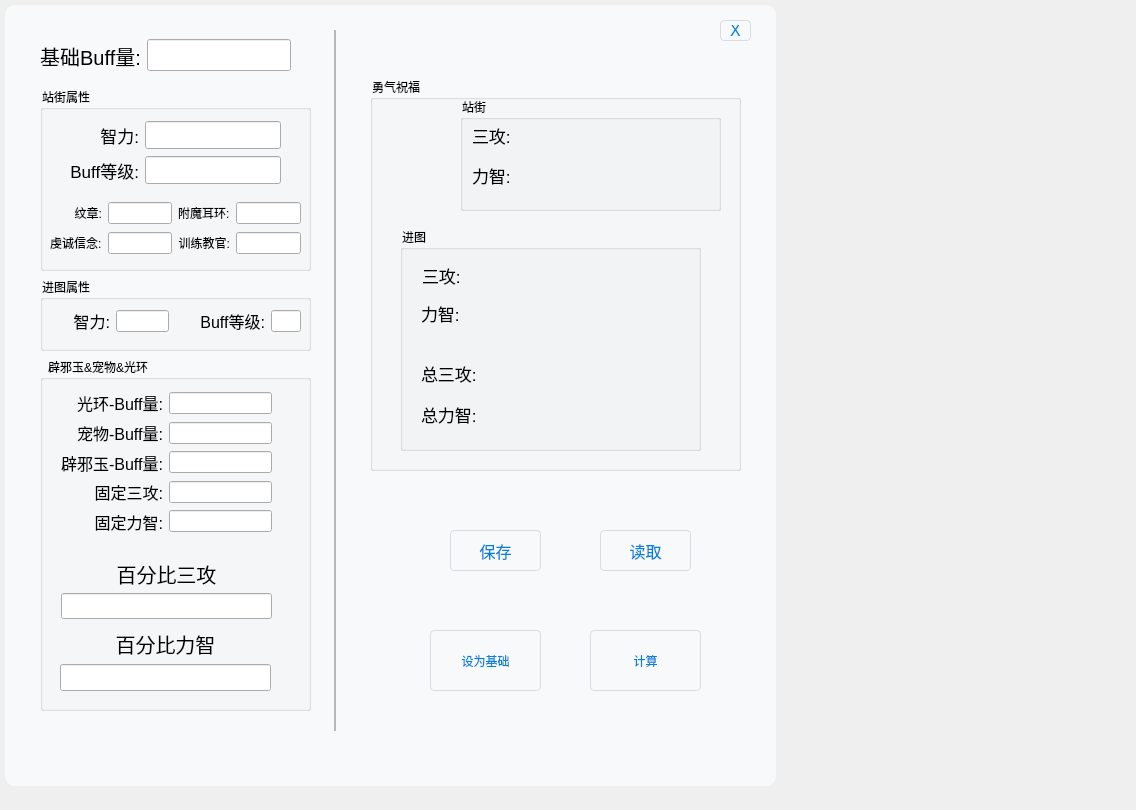
<?xml version="1.0" encoding="UTF-8"?>
<ui version="4.0">
 <class>Form</class>
 <widget class="QWidget" name="Form">
  <property name="geometry">
   <rect>
    <x>0</x>
    <y>0</y>
    <width>1136</width>
    <height>810</height>
   </rect>
  </property>
  <property name="windowTitle">
   <string>Form</string>
  </property>
  <widget class="QWidget" name="widget_1" native="true">
   <property name="geometry">
    <rect>
     <x>0</x>
     <y>0</y>
     <width>781</width>
     <height>791</height>
    </rect>
   </property>
   <property name="styleSheet">
    <string notr="true">
QWidget#widget_1{
background-color:#f8f9fa;
border-radius:10px;
border: 5px, white;
margin: 5px;
}
QPushButton {
    color: #0081db;
    border: 1px solid #dadce0;
    padding: 4px 8px;
    border-radius: 4px;
}
QPushButton:!window {
    background: transparent;
}
QPushButton:flat,
QPushButton:default {
    border: none;
    padding: 5px 9px;
}
QPushButton:default {
    color: #f8f9fa;
    background: #0081db;
}
QPushButton:hover,
QPushButton:flat:hover {
    background: rgba(181.000, 202.000, 244.000, 0.333);
}
QPushButton:pressed,
QPushButton:flat:pressed,
QPushButton:checked:pressed,
QPushButton:flat:checked:pressed {
    background: rgba(181.000, 202.000, 244.000, 0.933);
}
QPushButton:checked,
QPushButton:flat:checked {
    background: rgba(181.000, 202.000, 244.000, 0.733);
}
QPushButton:default:hover {
    background: #3781ea;
}
QPushButton:default:pressed {
    background: #6ca1f0;
}
QPushButton:default:disabled {
    background: #dadce0;
}
QRadioButton {
    spacing: 8px;
}
QGroupBox::title,
QAbstractItemView::item {
    spacing: 6px;
}
QCheckBox::indicator,
QGroupBox::indicator,
QAbstractItemView::indicator,
QRadioButton::indicator {
    height: 18px;
    width: 18px;
}
QCheckBox::indicator,
QGroupBox::indicator,
QCheckBox::indicator:unchecked:disabled,
QGroupBox::indicator:unchecked:disabled,
QCheckBox::indicator:checked,
QGroupBox::indicator:checked,
QCheckBox::indicator:checked:disabled,
QGroupBox::indicator:checked:disabled,
QCheckBox::indicator:indeterminate,
QCheckBox::indicator:indeterminate:disabled,
QLineEdit{
    border:0px;    
		
    border-bottom: 1px solid #B3B3B3; 	
	background-color:#f8f9fa;
	border-color:rgb(190, 190, 195)
    }
QLineEdit:hover{
    border-bottom: 3px solid #66A3FF;
    }

QLineEdit:focus{
    border-bottom: 3px solid rgb(76, 255, 180);
    }



</string>
   </property>
   <widget class="QPushButton" name="button_count">
    <property name="geometry">
     <rect>
      <x>590</x>
      <y>630</y>
      <width>111</width>
      <height>61</height>
     </rect>
    </property>
    <property name="text">
     <string>计算</string>
    </property>
   </widget>
   <widget class="QGroupBox" name="groupBox_7">
    <property name="geometry">
     <rect>
      <x>370</x>
      <y>80</y>
      <width>371</width>
      <height>391</height>
     </rect>
    </property>
    <property name="title">
     <string>勇气祝福</string>
    </property>
    <widget class="QGroupBox" name="groupBox">
     <property name="geometry">
      <rect>
       <x>30</x>
       <y>150</y>
       <width>301</width>
       <height>221</height>
      </rect>
     </property>
     <property name="title">
      <string>进图</string>
     </property>
     <widget class="QWidget" name="layoutWidget">
      <property name="geometry">
       <rect>
        <x>22</x>
        <y>32</y>
        <width>251</width>
        <height>27</height>
       </rect>
      </property>
      <layout class="QHBoxLayout" name="horizontalLayout_3">
       <item>
        <widget class="QLabel" name="label_23">
         <property name="font">
          <font>
           <pointsize>13</pointsize>
          </font>
         </property>
         <property name="text">
          <string>三攻:</string>
         </property>
        </widget>
       </item>
       <item>
        <widget class="QLabel" name="sg_jt">
         <property name="font">
          <font>
           <pointsize>13</pointsize>
          </font>
         </property>
         <property name="text">
          <string/>
         </property>
         <property name="alignment">
          <set>Qt::AlignCenter</set>
         </property>
        </widget>
       </item>
       <item>
        <widget class="QLabel" name="sg_jt_cj">
         <property name="minimumSize">
          <size>
           <width>0</width>
           <height>0</height>
          </size>
         </property>
         <property name="maximumSize">
          <size>
           <width>9999</width>
           <height>20</height>
          </size>
         </property>
         <property name="font">
          <font>
           <pointsize>11</pointsize>
          </font>
         </property>
         <property name="text">
          <string/>
         </property>
         <property name="alignment">
          <set>Qt::AlignLeading|Qt::AlignLeft|Qt::AlignVCenter</set>
         </property>
        </widget>
       </item>
       <item>
        <spacer name="horizontalSpacer_3">
         <property name="orientation">
          <enum>Qt::Horizontal</enum>
         </property>
         <property name="sizeHint" stdset="0">
          <size>
           <width>40</width>
           <height>20</height>
          </size>
         </property>
        </spacer>
       </item>
      </layout>
     </widget>
     <widget class="QWidget" name="layoutWidget_2">
      <property name="geometry">
       <rect>
        <x>21</x>
        <y>70</y>
        <width>251</width>
        <height>27</height>
       </rect>
      </property>
      <layout class="QHBoxLayout" name="horizontalLayout_4">
       <item>
        <widget class="QLabel" name="label_22">
         <property name="font">
          <font>
           <pointsize>13</pointsize>
          </font>
         </property>
         <property name="text">
          <string>力智:</string>
         </property>
        </widget>
       </item>
       <item>
        <widget class="QLabel" name="lz_jt">
         <property name="font">
          <font>
           <pointsize>13</pointsize>
          </font>
         </property>
         <property name="text">
          <string/>
         </property>
         <property name="alignment">
          <set>Qt::AlignCenter</set>
         </property>
        </widget>
       </item>
       <item>
        <widget class="QLabel" name="lz_jt_cj">
         <property name="minimumSize">
          <size>
           <width>0</width>
           <height>0</height>
          </size>
         </property>
         <property name="maximumSize">
          <size>
           <width>99999</width>
           <height>20</height>
          </size>
         </property>
         <property name="font">
          <font>
           <pointsize>11</pointsize>
          </font>
         </property>
         <property name="text">
          <string/>
         </property>
         <property name="alignment">
          <set>Qt::AlignLeading|Qt::AlignLeft|Qt::AlignVCenter</set>
         </property>
        </widget>
       </item>
       <item>
        <spacer name="horizontalSpacer_4">
         <property name="orientation">
          <enum>Qt::Horizontal</enum>
         </property>
         <property name="sizeHint" stdset="0">
          <size>
           <width>40</width>
           <height>20</height>
          </size>
         </property>
        </spacer>
       </item>
      </layout>
     </widget>
     <widget class="QWidget" name="layoutWidget_3">
      <property name="geometry">
       <rect>
        <x>21</x>
        <y>130</y>
        <width>261</width>
        <height>27</height>
       </rect>
      </property>
      <layout class="QHBoxLayout" name="horizontalLayout_5">
       <item>
        <widget class="QLabel" name="label_24">
         <property name="font">
          <font>
           <pointsize>13</pointsize>
          </font>
         </property>
         <property name="text">
          <string>总三攻:</string>
         </property>
        </widget>
       </item>
       <item>
        <widget class="QLabel" name="zsg">
         <property name="font">
          <font>
           <pointsize>13</pointsize>
          </font>
         </property>
         <property name="text">
          <string/>
         </property>
         <property name="alignment">
          <set>Qt::AlignCenter</set>
         </property>
        </widget>
       </item>
       <item>
        <widget class="QLabel" name="zsg_cj">
         <property name="minimumSize">
          <size>
           <width>0</width>
           <height>0</height>
          </size>
         </property>
         <property name="maximumSize">
          <size>
           <width>9999</width>
           <height>20</height>
          </size>
         </property>
         <property name="font">
          <font>
           <pointsize>11</pointsize>
          </font>
         </property>
         <property name="text">
          <string/>
         </property>
         <property name="alignment">
          <set>Qt::AlignLeading|Qt::AlignLeft|Qt::AlignVCenter</set>
         </property>
        </widget>
       </item>
       <item>
        <spacer name="horizontalSpacer_5">
         <property name="orientation">
          <enum>Qt::Horizontal</enum>
         </property>
         <property name="sizeHint" stdset="0">
          <size>
           <width>40</width>
           <height>20</height>
          </size>
         </property>
        </spacer>
       </item>
      </layout>
     </widget>
     <widget class="QWidget" name="layoutWidget_4">
      <property name="geometry">
       <rect>
        <x>21</x>
        <y>171</y>
        <width>261</width>
        <height>27</height>
       </rect>
      </property>
      <layout class="QHBoxLayout" name="horizontalLayout_6">
       <item>
        <widget class="QLabel" name="label_25">
         <property name="font">
          <font>
           <pointsize>13</pointsize>
          </font>
         </property>
         <property name="text">
          <string>总力智:</string>
         </property>
        </widget>
       </item>
       <item>
        <widget class="QLabel" name="zlz">
         <property name="font">
          <font>
           <pointsize>13</pointsize>
          </font>
         </property>
         <property name="text">
          <string/>
         </property>
         <property name="alignment">
          <set>Qt::AlignCenter</set>
         </property>
        </widget>
       </item>
       <item>
        <widget class="QLabel" name="zlz_cj">
         <property name="minimumSize">
          <size>
           <width>0</width>
           <height>0</height>
          </size>
         </property>
         <property name="maximumSize">
          <size>
           <width>9999</width>
           <height>20</height>
          </size>
         </property>
         <property name="font">
          <font>
           <pointsize>11</pointsize>
          </font>
         </property>
         <property name="text">
          <string/>
         </property>
         <property name="alignment">
          <set>Qt::AlignLeading|Qt::AlignLeft|Qt::AlignVCenter</set>
         </property>
        </widget>
       </item>
       <item>
        <spacer name="horizontalSpacer_6">
         <property name="orientation">
          <enum>Qt::Horizontal</enum>
         </property>
         <property name="sizeHint" stdset="0">
          <size>
           <width>40</width>
           <height>20</height>
          </size>
         </property>
        </spacer>
       </item>
      </layout>
     </widget>
    </widget>
    <widget class="QGroupBox" name="groupBox_2">
     <property name="geometry">
      <rect>
       <x>90</x>
       <y>20</y>
       <width>261</width>
       <height>111</height>
      </rect>
     </property>
     <property name="title">
      <string>站街</string>
     </property>
     <widget class="QWidget" name="layoutWidget_5">
      <property name="geometry">
       <rect>
        <x>12</x>
        <y>22</y>
        <width>231</width>
        <height>27</height>
       </rect>
      </property>
      <layout class="QHBoxLayout" name="horizontalLayout">
       <item>
        <widget class="QLabel" name="label_19">
         <property name="maximumSize">
          <size>
           <width>50</width>
           <height>40</height>
          </size>
         </property>
         <property name="font">
          <font>
           <pointsize>13</pointsize>
          </font>
         </property>
         <property name="text">
          <string>三攻:</string>
         </property>
        </widget>
       </item>
       <item>
        <widget class="QLabel" name="sg_zj">
         <property name="font">
          <font>
           <pointsize>13</pointsize>
          </font>
         </property>
         <property name="text">
          <string/>
         </property>
         <property name="alignment">
          <set>Qt::AlignLeading|Qt::AlignLeft|Qt::AlignVCenter</set>
         </property>
        </widget>
       </item>
       <item>
        <widget class="QLabel" name="sg_zj_cj">
         <property name="minimumSize">
          <size>
           <width>0</width>
           <height>0</height>
          </size>
         </property>
         <property name="maximumSize">
          <size>
           <width>999</width>
           <height>21</height>
          </size>
         </property>
         <property name="font">
          <font>
           <pointsize>11</pointsize>
          </font>
         </property>
         <property name="text">
          <string/>
         </property>
         <property name="alignment">
          <set>Qt::AlignLeading|Qt::AlignLeft|Qt::AlignVCenter</set>
         </property>
        </widget>
       </item>
       <item>
        <spacer name="horizontalSpacer">
         <property name="orientation">
          <enum>Qt::Horizontal</enum>
         </property>
         <property name="sizeHint" stdset="0">
          <size>
           <width>40</width>
           <height>20</height>
          </size>
         </property>
        </spacer>
       </item>
      </layout>
     </widget>
     <widget class="QWidget" name="layoutWidget_6">
      <property name="geometry">
       <rect>
        <x>12</x>
        <y>62</y>
        <width>233</width>
        <height>27</height>
       </rect>
      </property>
      <layout class="QHBoxLayout" name="horizontalLayout_2">
       <item>
        <widget class="QLabel" name="label_8">
         <property name="maximumSize">
          <size>
           <width>50</width>
           <height>16777215</height>
          </size>
         </property>
         <property name="font">
          <font>
           <pointsize>13</pointsize>
          </font>
         </property>
         <property name="text">
          <string>力智:</string>
         </property>
        </widget>
       </item>
       <item>
        <widget class="QLabel" name="lz_zj">
         <property name="font">
          <font>
           <pointsize>13</pointsize>
          </font>
         </property>
         <property name="text">
          <string/>
         </property>
         <property name="alignment">
          <set>Qt::AlignCenter</set>
         </property>
        </widget>
       </item>
       <item>
        <widget class="QLabel" name="lz_zj_cj">
         <property name="minimumSize">
          <size>
           <width>0</width>
           <height>0</height>
          </size>
         </property>
         <property name="maximumSize">
          <size>
           <width>999</width>
           <height>20</height>
          </size>
         </property>
         <property name="font">
          <font>
           <pointsize>11</pointsize>
          </font>
         </property>
         <property name="text">
          <string/>
         </property>
         <property name="textFormat">
          <enum>Qt::AutoText</enum>
         </property>
         <property name="alignment">
          <set>Qt::AlignLeading|Qt::AlignLeft|Qt::AlignVCenter</set>
         </property>
         <property name="openExternalLinks">
          <bool>false</bool>
         </property>
        </widget>
       </item>
       <item>
        <spacer name="horizontalSpacer_2">
         <property name="orientation">
          <enum>Qt::Horizontal</enum>
         </property>
         <property name="sizeHint" stdset="0">
          <size>
           <width>40</width>
           <height>20</height>
          </size>
         </property>
        </spacer>
       </item>
      </layout>
     </widget>
    </widget>
    <widget class="QLabel" name="label_6">
     <property name="geometry">
      <rect>
       <x>20</x>
       <y>50</y>
       <width>61</width>
       <height>61</height>
      </rect>
     </property>
     <property name="text">
      <string/>
     </property>
     <property name="pixmap">
      <pixmap resource="images.qrc">:/png/84.PNG</pixmap>
     </property>
     <property name="scaledContents">
      <bool>true</bool>
     </property>
    </widget>
   </widget>
   <widget class="QPushButton" name="button_jc">
    <property name="geometry">
     <rect>
      <x>430</x>
      <y>630</y>
      <width>111</width>
      <height>61</height>
     </rect>
    </property>
    <property name="text">
     <string>设为基础</string>
    </property>
   </widget>
   <widget class="Line" name="line">
    <property name="geometry">
     <rect>
      <x>320</x>
      <y>30</y>
      <width>31</width>
      <height>701</height>
     </rect>
    </property>
    <property name="lineWidth">
     <number>0</number>
    </property>
    <property name="midLineWidth">
     <number>2</number>
    </property>
    <property name="orientation">
     <enum>Qt::Vertical</enum>
    </property>
   </widget>
   <widget class="QGroupBox" name="groupBox_6">
    <property name="geometry">
     <rect>
      <x>40</x>
      <y>280</y>
      <width>271</width>
      <height>71</height>
     </rect>
    </property>
    <property name="title">
     <string>进图属性</string>
    </property>
    <widget class="QWidget" name="layoutWidget">
     <property name="geometry">
      <rect>
       <x>20</x>
       <y>20</y>
       <width>241</width>
       <height>42</height>
      </rect>
     </property>
     <layout class="QHBoxLayout" name="horizontalLayout_8">
      <item>
       <widget class="QLabel" name="label_17">
        <property name="minimumSize">
         <size>
          <width>50</width>
          <height>40</height>
         </size>
        </property>
        <property name="maximumSize">
         <size>
          <width>50</width>
          <height>40</height>
         </size>
        </property>
        <property name="font">
         <font>
          <pointsize>12</pointsize>
         </font>
        </property>
        <property name="text">
         <string>智力:</string>
        </property>
        <property name="alignment">
         <set>Qt::AlignRight|Qt::AlignTrailing|Qt::AlignVCenter</set>
        </property>
       </widget>
      </item>
      <item>
       <widget class="QLineEdit" name="jt_zhili"/>
      </item>
      <item>
       <widget class="QLabel" name="label_33">
        <property name="minimumSize">
         <size>
          <width>90</width>
          <height>40</height>
         </size>
        </property>
        <property name="maximumSize">
         <size>
          <width>90</width>
          <height>40</height>
         </size>
        </property>
        <property name="font">
         <font>
          <pointsize>12</pointsize>
         </font>
        </property>
        <property name="text">
         <string>Buff等级:</string>
        </property>
        <property name="alignment">
         <set>Qt::AlignRight|Qt::AlignTrailing|Qt::AlignVCenter</set>
        </property>
       </widget>
      </item>
      <item>
       <widget class="QLineEdit" name="jt_lv">
        <property name="minimumSize">
         <size>
          <width>30</width>
          <height>0</height>
         </size>
        </property>
        <property name="maximumSize">
         <size>
          <width>30</width>
          <height>16777215</height>
         </size>
        </property>
       </widget>
      </item>
     </layout>
    </widget>
   </widget>
   <widget class="QGroupBox" name="groupBox_5">
    <property name="geometry">
     <rect>
      <x>40</x>
      <y>90</y>
      <width>271</width>
      <height>181</height>
     </rect>
    </property>
    <property name="title">
     <string>站街属性</string>
    </property>
    <widget class="QWidget" name="layoutWidget">
     <property name="geometry">
      <rect>
       <x>30</x>
       <y>30</y>
       <width>211</width>
       <height>65</height>
      </rect>
     </property>
     <layout class="QGridLayout" name="gridLayout_4">
      <item row="0" column="0">
       <widget class="QLabel" name="label_3">
        <property name="font">
         <font>
          <pointsize>13</pointsize>
         </font>
        </property>
        <property name="text">
         <string>智力:</string>
        </property>
        <property name="alignment">
         <set>Qt::AlignRight|Qt::AlignTrailing|Qt::AlignVCenter</set>
        </property>
       </widget>
      </item>
      <item row="0" column="1">
       <widget class="QLineEdit" name="zj_zhili">
        <property name="font">
         <font>
          <pointsize>13</pointsize>
         </font>
        </property>
        <property name="inputMask">
         <string/>
        </property>
        <property name="alignment">
         <set>Qt::AlignCenter</set>
        </property>
       </widget>
      </item>
      <item row="1" column="0">
       <widget class="QLabel" name="label_5">
        <property name="font">
         <font>
          <pointsize>13</pointsize>
         </font>
        </property>
        <property name="text">
         <string>Buff等级:</string>
        </property>
        <property name="textFormat">
         <enum>Qt::AutoText</enum>
        </property>
        <property name="scaledContents">
         <bool>true</bool>
        </property>
        <property name="alignment">
         <set>Qt::AlignRight|Qt::AlignTrailing|Qt::AlignVCenter</set>
        </property>
       </widget>
      </item>
      <item row="1" column="1">
       <widget class="QLineEdit" name="zl_lv">
        <property name="font">
         <font>
          <pointsize>13</pointsize>
         </font>
        </property>
        <property name="alignment">
         <set>Qt::AlignCenter</set>
        </property>
       </widget>
      </item>
     </layout>
    </widget>
    <widget class="QWidget" name="layoutWidget">
     <property name="geometry">
      <rect>
       <x>10</x>
       <y>110</y>
       <width>251</width>
       <height>57</height>
      </rect>
     </property>
     <layout class="QGridLayout" name="gridLayout">
      <item row="0" column="0">
       <widget class="QLabel" name="label_9">
        <property name="text">
         <string>纹章:</string>
        </property>
        <property name="alignment">
         <set>Qt::AlignRight|Qt::AlignTrailing|Qt::AlignVCenter</set>
        </property>
       </widget>
      </item>
      <item row="0" column="1">
       <widget class="QLineEdit" name="zj_xz">
        <property name="text">
         <string/>
        </property>
       </widget>
      </item>
      <item row="0" column="2">
       <widget class="QLabel" name="label_2">
        <property name="text">
         <string>附魔耳环:</string>
        </property>
       </widget>
      </item>
      <item row="0" column="3">
       <widget class="QLineEdit" name="zj_eh">
        <property name="text">
         <string/>
        </property>
       </widget>
      </item>
      <item row="1" column="0">
       <widget class="QLabel" name="label_7">
        <property name="text">
         <string>虔诚信念:</string>
        </property>
       </widget>
      </item>
      <item row="1" column="1">
       <widget class="QLineEdit" name="zj_bd">
        <property name="text">
         <string/>
        </property>
       </widget>
      </item>
      <item row="1" column="2">
       <widget class="QLabel" name="label_4">
        <property name="text">
         <string>训练教官:</string>
        </property>
        <property name="alignment">
         <set>Qt::AlignRight|Qt::AlignTrailing|Qt::AlignVCenter</set>
        </property>
       </widget>
      </item>
      <item row="1" column="3">
       <widget class="QLineEdit" name="zj_gh">
        <property name="text">
         <string/>
        </property>
       </widget>
      </item>
     </layout>
    </widget>
   </widget>
   <widget class="QGroupBox" name="groupBox_4">
    <property name="geometry">
     <rect>
      <x>40</x>
      <y>360</y>
      <width>271</width>
      <height>351</height>
     </rect>
    </property>
    <property name="title">
     <string>辟邪玉&amp;&amp;宠物&amp;&amp;光环</string>
    </property>
    <widget class="QWidget" name="layoutWidget_7">
     <property name="geometry">
      <rect>
       <x>21</x>
       <y>201</y>
       <width>211</width>
       <height>58</height>
      </rect>
     </property>
     <layout class="QVBoxLayout" name="verticalLayout">
      <item>
       <widget class="QLabel" name="label_14">
        <property name="font">
         <font>
          <pointsize>15</pointsize>
         </font>
        </property>
        <property name="text">
         <string>百分比三攻</string>
        </property>
        <property name="alignment">
         <set>Qt::AlignCenter</set>
        </property>
       </widget>
      </item>
      <item>
       <widget class="QLineEdit" name="sg_bfb">
        <property name="font">
         <font>
          <pointsize>12</pointsize>
          <underline>false</underline>
         </font>
        </property>
        <property name="alignment">
         <set>Qt::AlignCenter</set>
        </property>
       </widget>
      </item>
     </layout>
    </widget>
    <widget class="QWidget" name="layoutWidget_10">
     <property name="geometry">
      <rect>
       <x>20</x>
       <y>270</y>
       <width>211</width>
       <height>61</height>
      </rect>
     </property>
     <layout class="QVBoxLayout" name="verticalLayout_2">
      <item>
       <widget class="QLabel" name="label_20">
        <property name="font">
         <font>
          <pointsize>15</pointsize>
         </font>
        </property>
        <property name="text">
         <string>百分比力智</string>
        </property>
        <property name="alignment">
         <set>Qt::AlignCenter</set>
        </property>
       </widget>
      </item>
      <item>
       <widget class="QLineEdit" name="lz_bfb">
        <property name="font">
         <font>
          <pointsize>12</pointsize>
         </font>
        </property>
        <property name="alignment">
         <set>Qt::AlignCenter</set>
        </property>
       </widget>
      </item>
     </layout>
    </widget>
    <widget class="QWidget" name="layoutWidget">
     <property name="geometry">
      <rect>
       <x>21</x>
       <y>31</y>
       <width>211</width>
       <height>142</height>
      </rect>
     </property>
     <layout class="QGridLayout" name="gridLayout_2">
      <item row="0" column="0">
       <widget class="QLabel" name="label_16">
        <property name="font">
         <font>
          <pointsize>12</pointsize>
         </font>
        </property>
        <property name="text">
         <string>光环-Buff量:</string>
        </property>
        <property name="alignment">
         <set>Qt::AlignRight|Qt::AlignTrailing|Qt::AlignVCenter</set>
        </property>
       </widget>
      </item>
      <item row="0" column="1">
       <widget class="QLineEdit" name="buff_gh">
        <property name="alignment">
         <set>Qt::AlignCenter</set>
        </property>
       </widget>
      </item>
      <item row="1" column="0">
       <widget class="QLabel" name="label">
        <property name="font">
         <font>
          <pointsize>12</pointsize>
         </font>
        </property>
        <property name="text">
         <string>宠物-Buff量:</string>
        </property>
        <property name="alignment">
         <set>Qt::AlignRight|Qt::AlignTrailing|Qt::AlignVCenter</set>
        </property>
       </widget>
      </item>
      <item row="1" column="1">
       <widget class="QLineEdit" name="buff_cw">
        <property name="alignment">
         <set>Qt::AlignCenter</set>
        </property>
       </widget>
      </item>
      <item row="2" column="0">
       <widget class="QLabel" name="label_12">
        <property name="font">
         <font>
          <pointsize>12</pointsize>
         </font>
        </property>
        <property name="text">
         <string>辟邪玉-Buff量:</string>
        </property>
        <property name="alignment">
         <set>Qt::AlignRight|Qt::AlignTrailing|Qt::AlignVCenter</set>
        </property>
       </widget>
      </item>
      <item row="2" column="1">
       <widget class="QLineEdit" name="buff_bxy">
        <property name="alignment">
         <set>Qt::AlignCenter</set>
        </property>
       </widget>
      </item>
      <item row="3" column="0">
       <widget class="QLabel" name="label_10">
        <property name="font">
         <font>
          <pointsize>12</pointsize>
         </font>
        </property>
        <property name="text">
         <string>固定三攻:</string>
        </property>
        <property name="alignment">
         <set>Qt::AlignRight|Qt::AlignTrailing|Qt::AlignVCenter</set>
        </property>
       </widget>
      </item>
      <item row="3" column="1">
       <widget class="QLineEdit" name="sg_guding">
        <property name="alignment">
         <set>Qt::AlignCenter</set>
        </property>
       </widget>
      </item>
      <item row="4" column="0">
       <widget class="QLabel" name="label_18">
        <property name="font">
         <font>
          <pointsize>12</pointsize>
         </font>
        </property>
        <property name="text">
         <string>固定力智:</string>
        </property>
        <property name="alignment">
         <set>Qt::AlignRight|Qt::AlignTrailing|Qt::AlignVCenter</set>
        </property>
       </widget>
      </item>
      <item row="4" column="1">
       <widget class="QLineEdit" name="lz_guding">
        <property name="alignment">
         <set>Qt::AlignCenter</set>
        </property>
       </widget>
      </item>
     </layout>
    </widget>
   </widget>
   <widget class="QWidget" name="layoutWidget_11">
    <property name="geometry">
     <rect>
      <x>40</x>
      <y>30</y>
      <width>251</width>
      <height>51</height>
     </rect>
    </property>
    <layout class="QHBoxLayout" name="horizontalLayout_7">
     <item>
      <widget class="QLabel" name="label_31">
       <property name="font">
        <font>
         <family>Arial</family>
         <pointsize>15</pointsize>
        </font>
       </property>
       <property name="text">
        <string>基础Buff量:</string>
       </property>
       <property name="alignment">
        <set>Qt::AlignCenter</set>
       </property>
      </widget>
     </item>
     <item>
      <widget class="QLineEdit" name="buff_liang">
       <property name="font">
        <font>
         <pointsize>15</pointsize>
        </font>
       </property>
       <property name="inputMask">
        <string notr="true"/>
       </property>
       <property name="text">
        <string/>
       </property>
       <property name="alignment">
        <set>Qt::AlignCenter</set>
       </property>
      </widget>
     </item>
    </layout>
   </widget>
   <widget class="QPushButton" name="button_close">
    <property name="geometry">
     <rect>
      <x>720</x>
      <y>20</y>
      <width>31</width>
      <height>21</height>
     </rect>
    </property>
    <property name="font">
     <font>
      <family>Arial</family>
      <pointsize>12</pointsize>
     </font>
    </property>
    <property name="styleSheet">
     <string notr="true"/>
    </property>
    <property name="text">
     <string>X</string>
    </property>
   </widget>
   <widget class="QPushButton" name="button_save">
    <property name="geometry">
     <rect>
      <x>450</x>
      <y>530</y>
      <width>91</width>
      <height>41</height>
     </rect>
    </property>
    <property name="font">
     <font>
      <pointsize>12</pointsize>
     </font>
    </property>
    <property name="text">
     <string>保存</string>
    </property>
   </widget>
   <widget class="QPushButton" name="button_load">
    <property name="geometry">
     <rect>
      <x>600</x>
      <y>530</y>
      <width>91</width>
      <height>41</height>
     </rect>
    </property>
    <property name="font">
     <font>
      <pointsize>12</pointsize>
      <weight>50</weight>
      <bold>false</bold>
     </font>
    </property>
    <property name="text">
     <string>读取</string>
    </property>
   </widget>
   <widget class="QLabel" name="tips">
    <property name="geometry">
     <rect>
      <x>20</x>
      <y>700</y>
      <width>141</width>
      <height>31</height>
     </rect>
    </property>
    <property name="font">
     <font>
      <pointsize>12</pointsize>
     </font>
    </property>
    <property name="text">
     <string/>
    </property>
    <property name="alignment">
     <set>Qt::AlignLeading|Qt::AlignLeft|Qt::AlignVCenter</set>
    </property>
   </widget>
  </widget>
 </widget>
 <resources>
  <include location="images.qrc"/>
 </resources>
 <connections/>
</ui>
